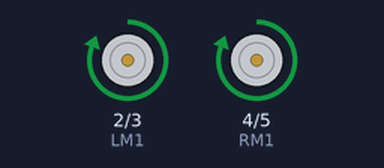
A sketch run on a simulated Arduino Uno, built with avr-gcc and run on an emulated ATmega328P. On the bench: motor-driver pin pairs drawn as motors (green arrow = first pin HIGH = forward, orange = second pin HIGH = backward, longer = more drive).

Above: at 0.05 s.
Timing chart, 0 to 3.0 s (numbered marks = the images above):
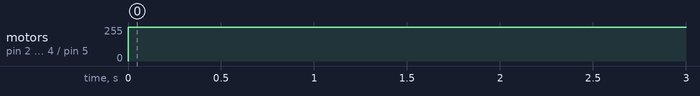

The sketch:

carro.ino
```cpp
//Motores de las llantas izquierda y derecha, y sus respectivos pines:
int LM1 = 2;
int LM2 = 3;
int RM1 = 4;
int RM2 = 5;

void avanzar(){
  digitalWrite(LM1, HIGH);
  digitalWrite(LM2, LOW);
  digitalWrite(RM1, HIGH);
  digitalWrite(RM2, LOW);
}

void izquierda(){
  digitalWrite(LM1, LOW);
  digitalWrite(LM2, LOW);
  digitalWrite(RM1, HIGH);
  digitalWrite(RM2, LOW);
}

void detener(){
  digitalWrite(LM1, LOW);
  digitalWrite(LM2, LOW);
  digitalWrite(RM1, LOW);
  digitalWrite(RM2, LOW);
}

void derecha(){
  digitalWrite(LM1, HIGH);
  digitalWrite(LM2, LOW);
  digitalWrite(RM1, LOW);
  digitalWrite(RM2, LOW);
}

void setup() {
  Serial.begin(9600);
  pinMode(LM1, OUTPUT);
  pinMode(LM2, OUTPUT);
  pinMode(RM1, OUTPUT);
  pinMode(RM2, OUTPUT);
}

void loop() {
  //Ejemplo para hacer avanzar el carro por 1 segundo
  avanzar();
  delay(1000);
  detener();
}
```

encender_y_apagar_led.ino
```cpp
int encender(int Numero_del_Led){
	Serial.println("Led encendido");
	digitalWrite(Numero_del_Led, HIGH);
}

int apagar(int Numero_del_Led){
	Serial.println("Led apagado");
	digitalWrite(Numero_del_Led, LOW);
}
```

Measured:
- by itself, motor on pin 2 (LM1) / pin 3 (LM2), motor on pin 4 (RM1) / pin 5 (RM2): stopped → forward 255/255 at 0.00 s
